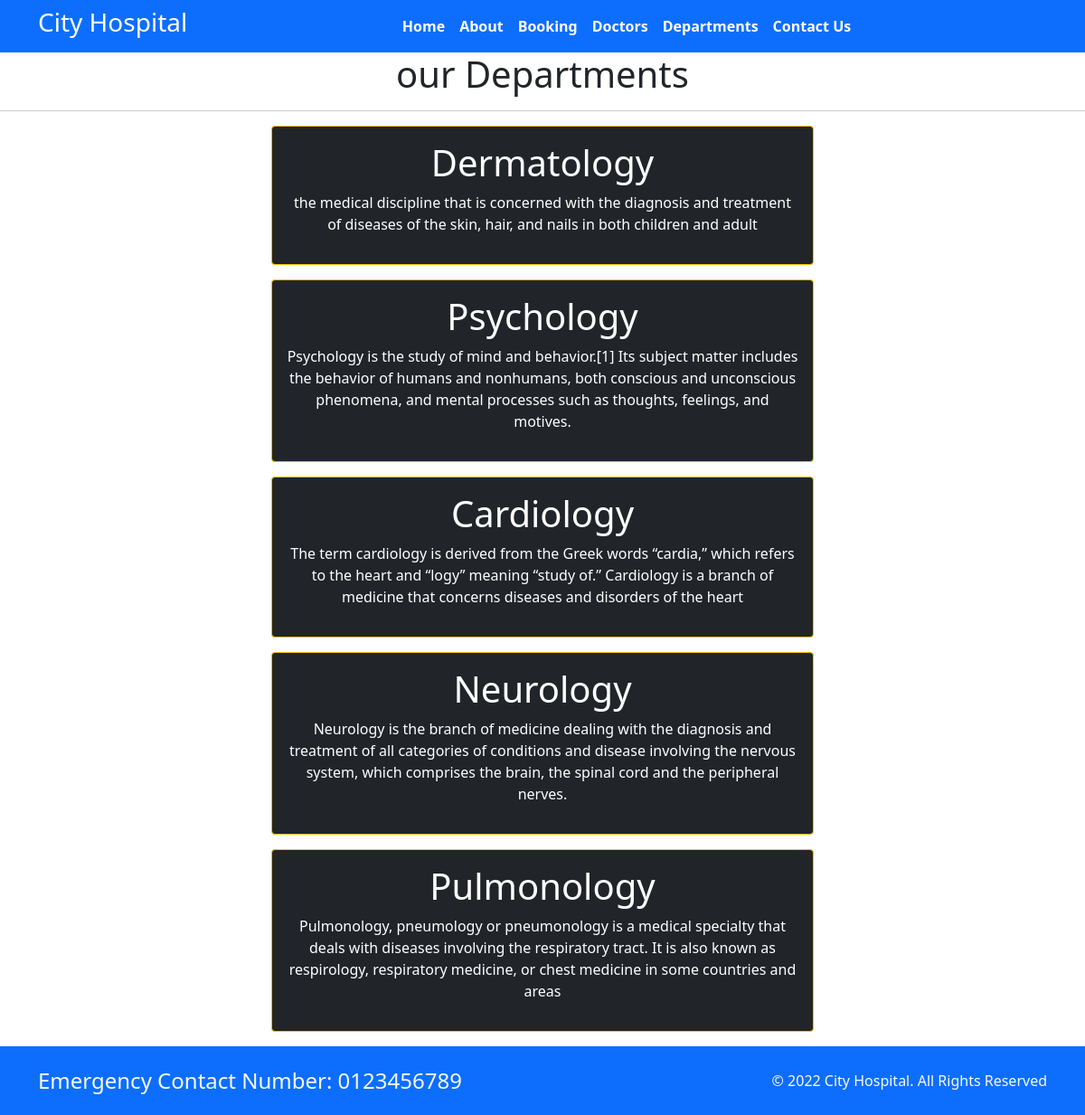
Page /department/ on the committed database.
### hospital/models.py (models this page shows, shortened)
class Departments(models.Model):
    dep_name = models.CharField(max_length=100)
    dep_decription = models.TextField()

### hospital/views.py (the view)
# urls.py: path("department/",views.department, name='department'),
def department(request):
    dict_dept = {
        'dept':Departments.objects.all()
    }
    return render(request,'deparment.html',dict_dept)

### templates/deparment.html (shortened to what this page needs)
{% extends "base.html" %}
{% block content %}
<h1 class="text-center"> our Departments </h1>
<hr>
{% for d in dept%}
<div class="mx-auto w-50 bg-dark text-center text-white p-3 my-3 border border-warning rounded">
    <h1>{{d.dep_name}}</h1>
    <p>{{d.dep_decription}}</p>
</div>
{% endfor %}
{% endblock  %}

### rows in the picture
Departments: dep_name "Dermatology", dep_decription "the medical discipline that is concerned with the diagnosis and treatment of diseases of the skin, hair, and nails in both children and adult"
Departments: dep_name "Psychology", dep_decription "Psychology is the study of mind and behavior.[1] Its subject matter includes the behavior of humans and nonhumans, both conscious and unconscious phenomena, and mental processes such as thoughts, feelings, and motives."
Departments: dep_name "Cardiology", dep_decription "The term cardiology is derived from the Greek words “cardia,” which refers to the heart and “logy” meaning “study of.” Cardiology is a branch of medicine that concerns diseases and disorders of the heart"
Departments: dep_name "Neurology", dep_decription "Neurology is the branch of medicine dealing with the diagnosis and treatment of all categories of conditions and disease involving the nervous system, which comprises the brain, the spinal cord and the peripheral nerves."
Departments: dep_name "Pulmonology", dep_decription "Pulmonology, pneumology or pneumonology is a medical specialty that deals with diseases involving the respiratory tract. It is also known as respirology, respiratory medicine, or chest medicine in some countries and areas"
